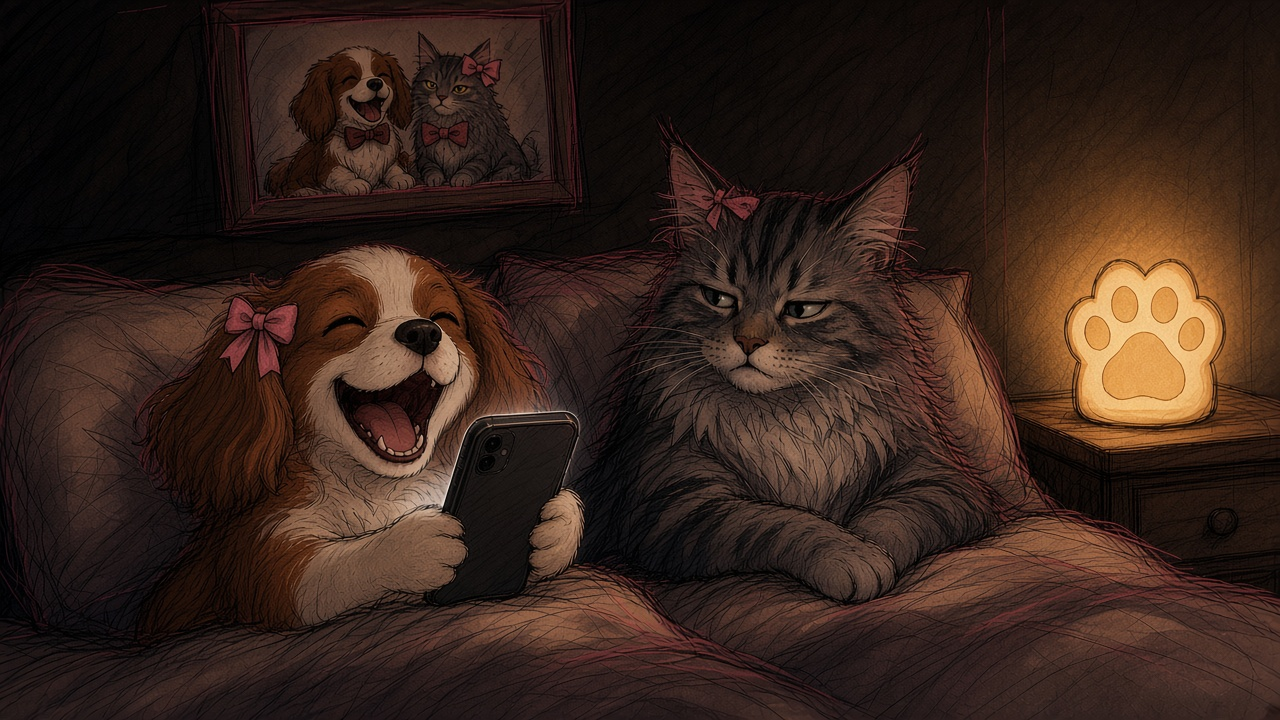
#> input picture projects/first-frame/frame_01_s01_hero_v8.jpg, 1280 x 720 px
$ python build_clean_plate.py
#> lines starting #> are read from the running program, lines starting #| are printed output that depends on the picture
#!/usr/bin/env python3
"""
Build a character-free background plate for the Frame 01 compositor.

Source: V8 hero.
Hole mask: rembg full-frame matte ∪ paw_lamp bbox ∪ subject head-tops,
with wall_photo ROI + thin left/bottom strips protected.

Fill: multi-scale Gaussian blur seeded with wall/pillow/bed means + mild
noise/hatch (Pillow/numpy only — no OpenCV).

Residual: soft mush in subject holes, lamp-glow smear, possible ear/edge
halos. Good enough to stop character double-exposure when rembg alphas stack.

From repo root:
  python3 projects/first-frame/scripts/build_clean_plate.py
"""
from __future__ import annotations

import argparse
import json
from pathlib import Path

import numpy as np
from PIL import Image, ImageDraw, ImageFilter

REPO = Path(__file__).resolve().parents[3]
FF = REPO / "projects" / "first-frame"
DEFAULT_SRC = FF / "frame_01_s01_hero_v8.jpg"
DEFAULT_MATTE = FF / "assets" / "layers_alpha" / "v8_full_rgba.png"
DEFAULT_MANIFEST = FF / "assets" / "manifest.json"
DEFAULT_OUT = FF / "assets" / "base" / "base_plate_clean.jpg"
DEFAULT_MASK_DEBUG = FF / "assets" / "base" / "base_plate_clean_mask.png"


# [123 lines left out: functions build_mask, blur_fill, not called in this run]


def main() -> None:
    ap = argparse.ArgumentParser(description="Build clean base plate (no characters)")
    ap.add_argument("--src", type=Path, default=DEFAULT_SRC)
    ap.add_argument("--matte", type=Path, default=DEFAULT_MATTE)
    ap.add_argument("--manifest", type=Path, default=DEFAULT_MANIFEST)
    ap.add_argument("--out", type=Path, default=DEFAULT_OUT)
    ap.add_argument("--mask-debug", type=Path, default=DEFAULT_MASK_DEBUG)
    ap.add_argument("--alpha-thresh", type=int, default=18)
    args = ap.parse_args()

    src = Image.open(args.src).convert("RGB")
#> src is the input picture: PIL image 1280x720 RGB; mean R, G, B 54.4, 35.7, 27.3
    matte = Image.open(args.matte).convert("RGBA")
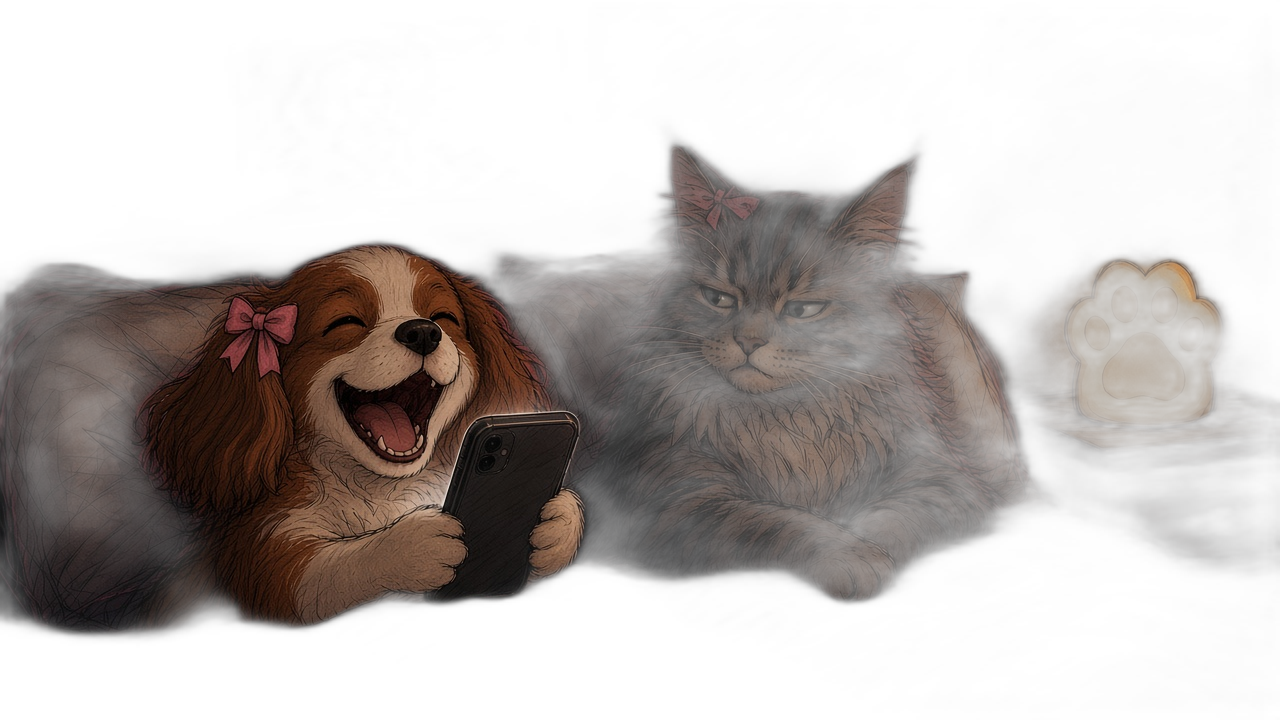
#> input picture projects/first-frame/assets/layers_alpha/v8_full_rgba.png, 1280 x 720 px
#> matte is the input picture: PIL image 1280x720 RGBA; mean R, G, B, A 20.7, 13.8, 10.7, 79.2
    if matte.size != src.size:
        matte = matte.resize(src.size, Image.Resampling.LANCZOS)
    alpha = np.array(matte.split()[-1])
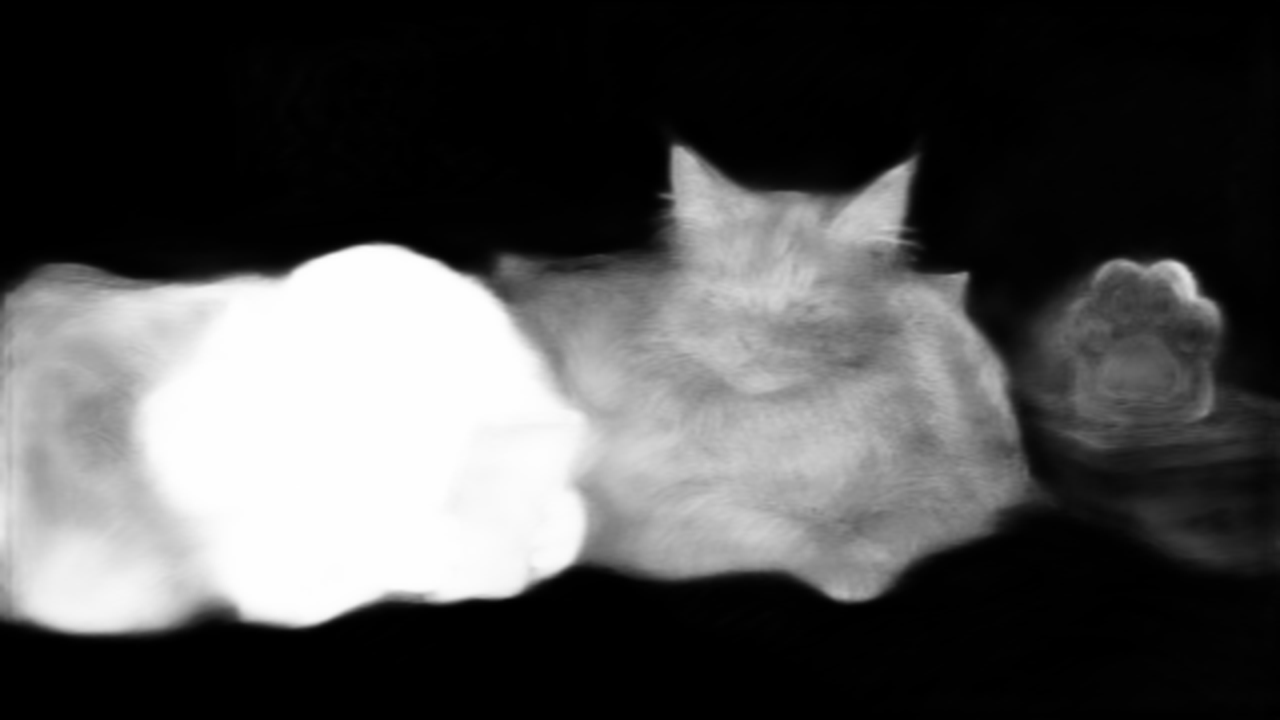
#> alpha: shape (720, 1280); min 0, max 255, mean 79.2
#> (the run stopped early here; a loop or call above may not have finished)
